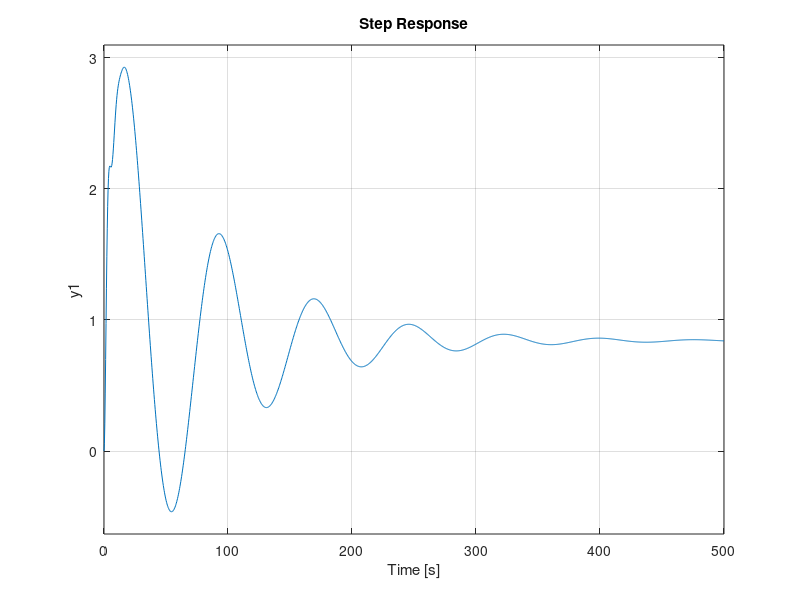

Reproduce this figure in MATLAB.
% PITCH-CONTROLLER AERSP 304
% By : Nicholas Giampetro, Craig Stenstrom, Payton Glynn

clc,clear;

% Create State Space Representation
A = [ -0.03 -32.1 0 0; 0 0 0 56.7; -0.00025 0 -0.313 56.7; 0 0 -0.0139 -0.426];      
B = [0; 0; 0.232; 0.0203];
C = [0 1 0 0];
D = 0;
sys = ss(A,B,C,D);

% Convert State Space Representation to a Transfer Function
[num,den] = ss2tf(A,B,C,D);          % num returns transfer function numerator coefficients, den returns denominator coefficients

% Find Poles and Zeros
[Z,P,k] = tf2zp(num,den)

step(sys)           % response for the step input



